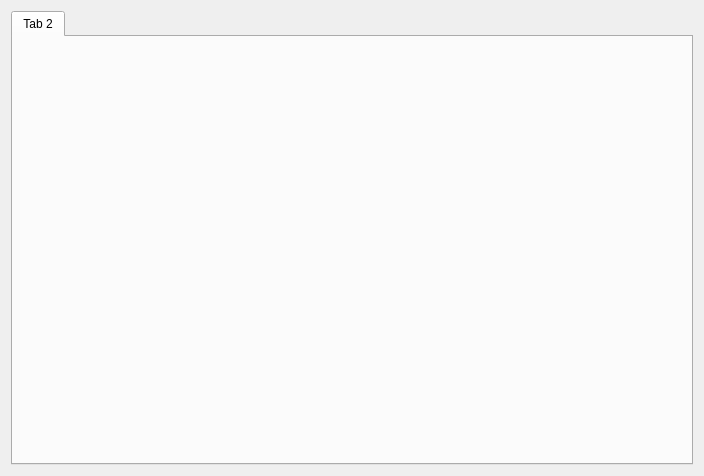
<?xml version="1.0" encoding="UTF-8"?>
<ui version="4.0">
 <class>TechSaveOptionsEditorPage</class>
 <widget class="QWidget" name="TechSaveOptionsEditorPage">
  <property name="geometry">
   <rect>
    <x>0</x>
    <y>0</y>
    <width>704</width>
    <height>476</height>
   </rect>
  </property>
  <property name="windowTitle">
   <string>Form</string>
  </property>
  <layout class="QVBoxLayout" name="verticalLayout">
   <item>
    <widget class="QTabWidget" name="options_tab">
     <property name="sizePolicy">
      <sizepolicy hsizetype="Preferred" vsizetype="Expanding">
       <horstretch>0</horstretch>
       <verstretch>0</verstretch>
      </sizepolicy>
     </property>
     <property name="minimumSize">
      <size>
       <width>0</width>
       <height>80</height>
      </size>
     </property>
     <property name="currentIndex">
      <number>0</number>
     </property>
     <widget class="QWidget" name="tab_2">
      <attribute name="title">
       <string>Tab 2</string>
      </attribute>
     </widget>
    </widget>
   </item>
  </layout>
 </widget>
 <resources/>
 <connections/>
</ui>
